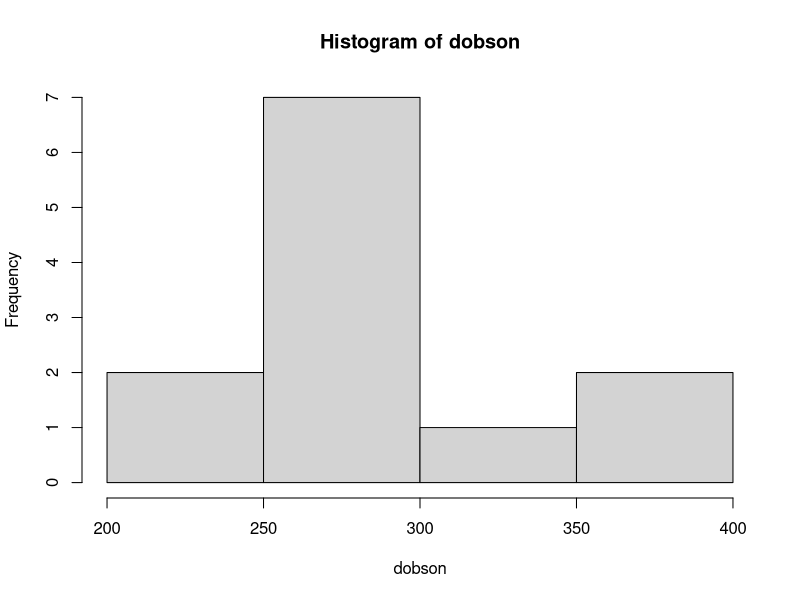
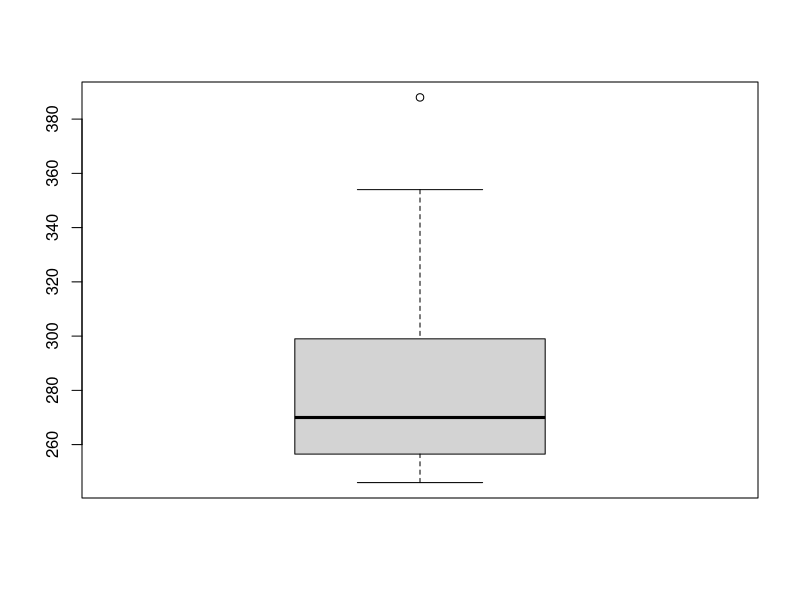
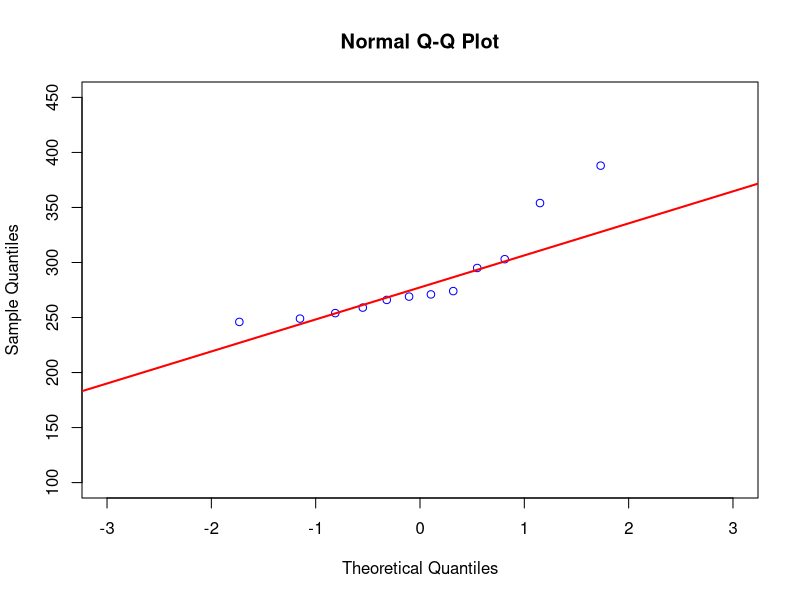

The R source for these figures, in order:
dobson=c(269,246, 388, 354, 266, 303, 259, 295, 274, 249,
         271, 254)
hist(dobson)
boxplot(dobson)
qqnorm(dobson,col="blue",xlim=c(-3,3),ylim=c(100,450)) 
qqline(dobson,col="red",lwd=2)

#small p-value => likely not normal
shapiro.test(dobson)
